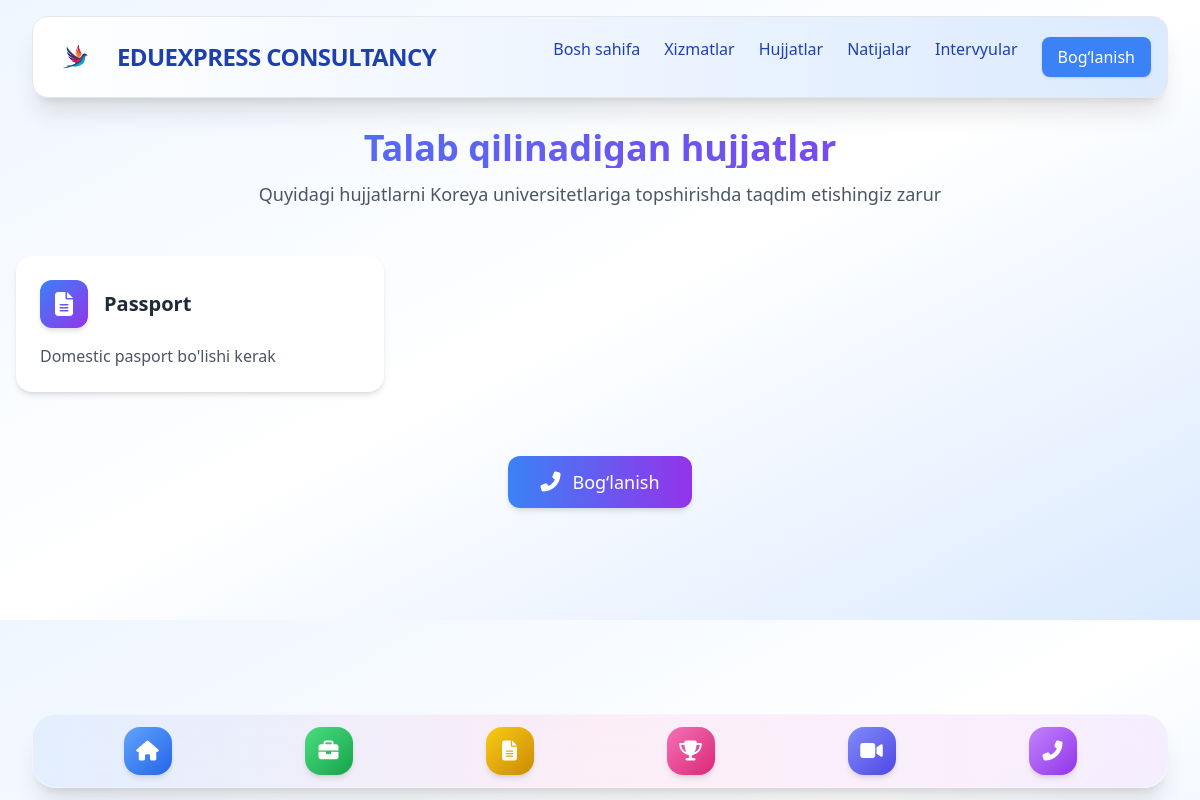
/documents/, run on the app's committed database.
### home/models.py (models this page shows, shortened)
class SiteSettings(models.Model):
    title = models.CharField(max_length=255, default="StudyToKorea")
    name = models.CharField(max_length=100, default="StudyToKorea")
    favicon = models.ImageField(upload_to='icons/', blank=True, null=True)
    logo = models.ImageField(upload_to='logos/', blank=True, null=True)
    footer_logo = models.ImageField(upload_to='logos/', blank=True, null=True)
    footer_text = models.TextField(blank=True, null=True)

### documents/models.py (models this page shows, shortened)
class Document(models.Model):
    title = models.CharField(max_length=200, verbose_name="Hujjat nomi")
    description = models.TextField(verbose_name="Tavsifi")
    icon = models.CharField(max_length=10, default="📄", verbose_name="Emoji yoki Icon")

### documents/views.py (the view)
# urls.py: path('', documents_view, name='documents'),
def documents_view(request):
    documents = Document.objects.all()
    return render(request, "documents/documents.html", {"documents": documents})

### home/context_processors.py (called while the page is built)
def site_settings(request):
    return {
        'site': SiteSettings.objects.first(),
        'social_cards': SocialMediaCard.objects.all()
    }

### documents/templates/documents/documents.html (shortened to what this page needs)
{% extends "home/base.html" %}
{% block content %}
<div class="text-center mb-12">
    <h1 class="text-4xl font-bold text-transparent bg-clip-text bg-gradient-to-r from-blue-500 to-purple-600 mb-3">
    </h1>
    <p class="text-gray-600 text-lg">Quyidagi hujjatlarni Koreya universitetlariga topshirishda taqdim etishingiz zarur</p>
</div>
<div class="grid grid-cols-1 md:grid-cols-2 lg:grid-cols-3 gap-8">
    {% for document in documents %}
    <div class="relative bg-white rounded-2xl shadow-md overflow-hidden p-6 transition-transform duration-500 hover:scale-105 group">
        <div class="absolute inset-0 rounded-2xl border-2 border-transparent
                    group-hover:border-transparent group-hover:animate-border-glow"></div>
        <div class="flex items-center space-x-4 mb-4">
            <div class="w-12 h-12 flex items-center justify-center rounded-xl
                        bg-gradient-to-br from-blue-500 to-purple-600 text-white text-2xl shadow-md">
                <i class="fas fa-file-alt"></i>
            </div>
            <h2 class="text-xl font-semibold text-gray-800">{{ document.title }}</h2>
        </div>
        <p class="text-gray-600">{{ document.description }}</p>
    </div>
    {% empty %}
    <div class="col-span-full text-center text-gray-500">
        Hozircha hujjatlar mavjud emas.
    </div>
    {% endfor %}
</div>
<div class="text-center mt-16">
    <a href="/contact/"
       class="inline-flex items-center gap-3 px-8 py-3 rounded-xl text-white font-medium text-lg
              bg-gradient-to-r from-blue-500 to-purple-600 shadow-md
              transition-all duration-300 hover:shadow-[0_0_25px_rgba(139,92,246,0.6)] hover:scale-105">
        <i class="fas fa-phone-alt text-white text-xl"></i>
        Bog‘lanish
    </a>
</div>
{% endblock %}

### home/templates/home/base.html (shortened to what this page needs)
<!DOCTYPE html>
<html lang="uz">
<head>
  <script src="https://cdn.tailwindcss.com"></script>
  <link rel="stylesheet" href="https://cdnjs.cloudflare.com/ajax/libs/font-awesome/6.5.0/css/all.min.css">
</head>
<body class="bg-gradient-to-br from-blue-50 via-white to-blue-100 text-gray-800">
<header class="bg-gradient-to-r from-white to-blue-100 text-blue-800 shadow-xl border fixed top-4 left-4 right-4 rounded-2xl z-50 mx-4 backdrop-blur-md">
  <div class="max-w-7xl mx-auto px-4 py-3 flex items-center justify-between">
    <a href="/" class="flex items-center space-x-3">
      {% if site.logo %}
        <img src="{{ site.logo.url }}" alt="Logo" class="h-14 w-auto">
      {% endif %}
      <span class="text-2xl font-bold tracking-tight">{{ site.name }}</span>
    </a>
    <nav id="menu" class="hidden md:flex space-x-6 text-[16px] font-medium">
      <a href="/" class="hover:text-blue-600">Bosh sahifa</a>
      <a href="/services/" class="hover:text-blue-600">Xizmatlar</a>
      <a href="/documents/" class="hover:text-blue-600">Hujjatlar</a>
      <a href="/results/" class="hover:text-blue-600">Natijalar</a>
      <a href="/interviews/" class="hover:text-blue-600">Intervyular</a>
      <a href="/contact/" class="bg-blue-500 text-white px-4 py-2 rounded-lg shadow hover:bg-blue-600 transition">Bog‘lanish</a>
    </nav>
  </div>
</header>
<main class="max-w-7xl mx-auto px-4 pt-32 pb-28">
  {% block content %}{% endblock %}
</main>
<footer class="fixed bottom-3 left-4 right-4 bg-gradient-to-r from-blue-100/70 via-pink-100/70 to-purple-100/70
            backdrop-blur-xl border border-white/30 shadow-xl rounded-3xl mx-4 z-50">
  <div class="max-w-7xl mx-auto flex items-center justify-around py-3 px-6">
    <a href="/" class="flex flex-col items-center group">
      <div class="w-12 h-12 rounded-2xl flex items-center justify-center
                  bg-gradient-to-br from-blue-400 to-blue-600
                  shadow-md transition duration-300 group-hover:scale-110 group-hover:shadow-[0_0_15px_rgba(59,130,246,0.6)]">
        <i class="fas fa-home text-white text-xl"></i>
      </div>
    </a>
    <a href="/services/" class="flex flex-col items-center group">
      <div class="w-12 h-12 rounded-2xl flex items-center justify-center
                  bg-gradient-to-br from-green-400 to-green-600
                  shadow-md transition duration-300 group-hover:scale-110 group-hover:shadow-[0_0_15px_rgba(34,197,94,0.6)]">
        <i class="fas fa-briefcase text-white text-xl"></i>
      </div>
    </a>
    <a href="/documents/" class="flex flex-col items-center group">
      <div class="w-12 h-12 rounded-2xl flex items-center justify-center
                  bg-gradient-to-br from-yellow-400 to-yellow-600
                  shadow-md transition duration-300 group-hover:scale-110 group-hover:shadow-[0_0_15px_rgba(250,204,21,0.6)]">
        <i class="fas fa-file-alt text-white text-xl"></i>
      </div>
    </a>
    <a href="/results/" class="flex flex-col items-center group">
      <div class="w-12 h-12 rounded-2xl flex items-center justify-center
                  bg-gradient-to-br from-pink-400 to-pink-600
                  shadow-md transition duration-300 group-hover:scale-110 group-hover:shadow-[0_0_15px_rgba(236,72,153,0.6)]">
        <i class="fas fa-trophy text-white text-xl"></i>
      </div>
    </a>
    <a href="/interviews/" class="flex flex-col items-center group">
      <div class="w-12 h-12 rounded-2xl flex items-center justify-center
                  bg-gradient-to-br from-indigo-400 to-indigo-600
                  shadow-md transition duration-300 group-hover:scale-110 group-hover:shadow-[0_0_15px_rgba(79,70,229,0.6)]">
        <i class="fas fa-video text-white text-xl"></i>
      </div>
    </a>
    <a href="/contact/" class="flex flex-col items-center group">
      <div class="w-12 h-12 rounded-2xl flex items-center justify-center
                  bg-gradient-to-br from-purple-400 to-purple-600
                  shadow-md transition duration-300 group-hover:scale-110 group-hover:shadow-[0_0_15px_rgba(168,85,247,0.6)]">
        <i class="fas fa-phone-alt text-white text-xl"></i>
      </div>
    </a>
  </div>
</footer>
</body>
</html>

### documents/templates/documents/documents.html (style rules this page uses)
.group-hover\:animate-border-glow { animation: border-glow 1.5s linear infinite; }

### data on the page
SiteSettings: logo (picture), name "EDUEXPRESS CONSULTANCY"
Document: title "Passport", description "Domestic pasport bo'lishi kerak"
